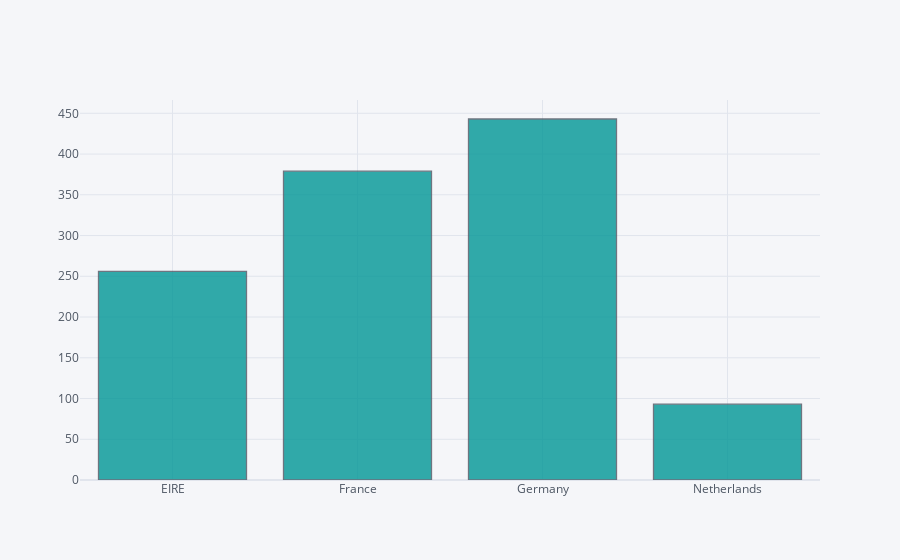
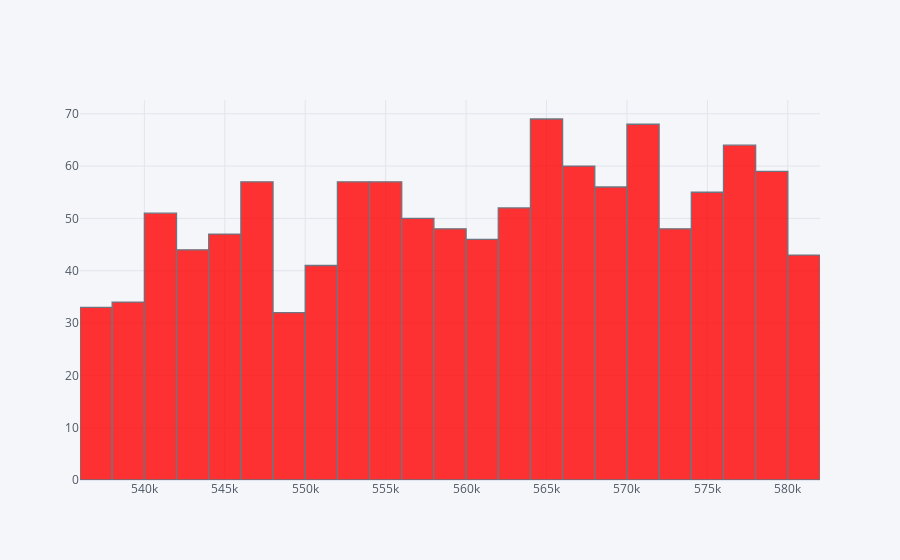
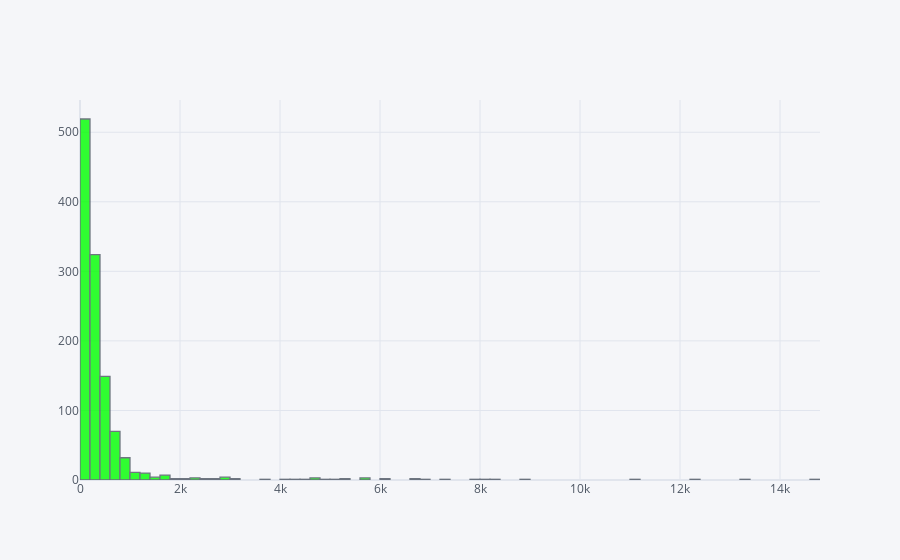

Notebook cell for these charts, in order:
### Code cell
cols = data4.columns

data4[cols[0]].iplot(kind='hist', color= 'rgb(0,150,150)')
data4[cols[1]].iplot(kind='hist', color= 'rgb(255,0,0)')
data4[cols[2]].iplot(kind='hist', color= 'rgb(0,255,0)')

### Figure 1 — Plotly figure (JSON) as saved in the notebook; plotly's stock layout.template omitted (floating-point values rounded to 4 significant figures; data arrays with more than 128 entries replaced by an {"elided": "..."} marker saying what was removed)
{"data": [{"histfunc": "count", "histnorm": "", "marker": {"color": "rgba(0, 150, 150, 1.0)", "line": {"color": "#4D5663", "width": 1.3}}, "name": "Country", "opacity": 0.8, "orientation": "v", "type": "histogram", "x": {"elided": "1171 str values"}}], "layout": {"barmode": "overlay", "legend": {"bgcolor": "#F5F6F9", "font": {"color": "#4D5663"}}, "paper_bgcolor": "#F5F6F9", "plot_bgcolor": "#F5F6F9", "title": {"font": {"color": "#4D5663"}}, "xaxis": {"gridcolor": "#E1E5ED", "showgrid": true, "tickfont": {"color": "#4D5663"}, "title": {"font": {"color": "#4D5663"}, "text": ""}, "zerolinecolor": "#E1E5ED"}, "yaxis": {"gridcolor": "#E1E5ED", "showgrid": true, "tickfont": {"color": "#4D5663"}, "title": {"font": {"color": "#4D5663"}, "text": ""}, "zerolinecolor": "#E1E5ED"}}}

### Figure 2 — Plotly figure (JSON) as saved in the notebook; plotly's stock layout.template omitted (floating-point values rounded to 4 significant figures; data arrays with more than 128 entries replaced by an {"elided": "..."} marker saying what was removed)
{"data": [{"histfunc": "count", "histnorm": "", "marker": {"color": "rgba(255, 0, 0, 1.0)", "line": {"color": "#4D5663", "width": 1.3}}, "name": "InvoiceNo", "opacity": 0.8, "orientation": "v", "type": "histogram", "x": {"elided": "1171 int values"}}], "layout": {"barmode": "overlay", "legend": {"bgcolor": "#F5F6F9", "font": {"color": "#4D5663"}}, "paper_bgcolor": "#F5F6F9", "plot_bgcolor": "#F5F6F9", "title": {"font": {"color": "#4D5663"}}, "xaxis": {"gridcolor": "#E1E5ED", "showgrid": true, "tickfont": {"color": "#4D5663"}, "title": {"font": {"color": "#4D5663"}, "text": ""}, "zerolinecolor": "#E1E5ED"}, "yaxis": {"gridcolor": "#E1E5ED", "showgrid": true, "tickfont": {"color": "#4D5663"}, "title": {"font": {"color": "#4D5663"}, "text": ""}, "zerolinecolor": "#E1E5ED"}}}

### Figure 3 — Plotly figure (JSON) as saved in the notebook; plotly's stock layout.template omitted (floating-point values rounded to 4 significant figures; data arrays with more than 128 entries replaced by an {"elided": "..."} marker saying what was removed)
{"data": [{"histfunc": "count", "histnorm": "", "marker": {"color": "rgba(0, 255, 0, 1.0)", "line": {"color": "#4D5663", "width": 1.3}}, "name": "Quantity", "opacity": 0.8, "orientation": "v", "type": "histogram", "x": {"elided": "1171 int values"}}], "layout": {"barmode": "overlay", "legend": {"bgcolor": "#F5F6F9", "font": {"color": "#4D5663"}}, "paper_bgcolor": "#F5F6F9", "plot_bgcolor": "#F5F6F9", "title": {"font": {"color": "#4D5663"}}, "xaxis": {"gridcolor": "#E1E5ED", "showgrid": true, "tickfont": {"color": "#4D5663"}, "title": {"font": {"color": "#4D5663"}, "text": ""}, "zerolinecolor": "#E1E5ED"}, "yaxis": {"gridcolor": "#E1E5ED", "showgrid": true, "tickfont": {"color": "#4D5663"}, "title": {"font": {"color": "#4D5663"}, "text": ""}, "zerolinecolor": "#E1E5ED"}}}
